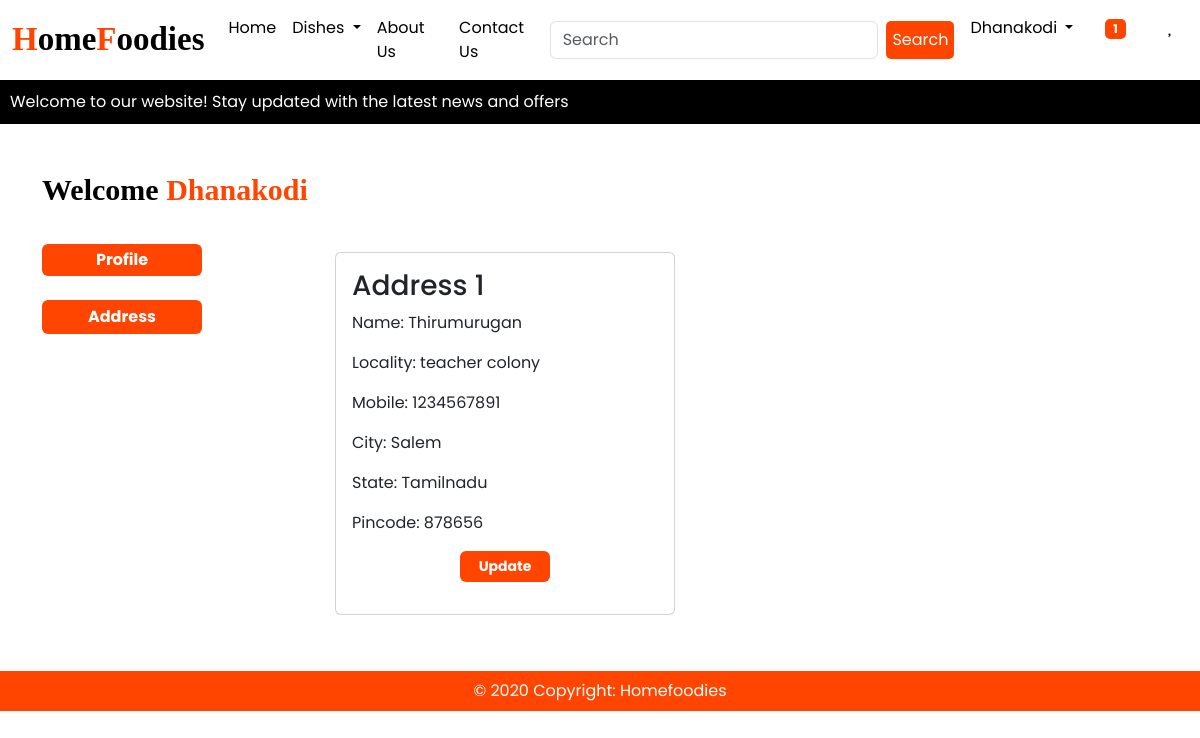
The page /address/ (signed in) on the database its author committed.
### Receipeapp/models.py (models this page shows, shortened)
class Customer (models.Model):
    user = models.ForeignKey(User,on_delete=models.CASCADE)
    name = models.CharField(max_length=200)
    locality = models.CharField(max_length=200)
    city = models.CharField(max_length=50)
    mobile = models.IntegerField(default=0)
    zipcode = models.IntegerField()
    state = models.CharField(choices=STATE_CHOICES,max_length=100)

### Receipeapp/views.py (the view)
# urls.py: path('address/',views.address,name='address'),
@login_required
def address(request):
    add = Customer.objects.filter(user=request.user)
    totalitem = 0
    if request.user.is_authenticated:
        totalitem = len(Cart.objects.filter(user=request.user))
    return render(request,'app/address.html',locals())

### Receipeapp/templates/app/address.html (shortened to what this page needs)
{% extends 'app/base.html' %}
{% load static %}
{% block main-content %}
<div class="container my-5">
    <div class="row">
        <h3 style="font-family: Georgia; color: black; font-weight: bold; font-size: 30px;">Welcome <span class="text-capitalize" style="font-family: Georgia; color: orangered; font-weight: bold; font-size: 30px;">{{request.user}}</span></h3>
        <br> <br> <br>
        <div class="col-sm-2">
            <ul class="list-unstyled">
                <li class="d-grid"><a href="{% url 'profile' %}" class="btn btn-primary" style="font-size: 16px;background-color: orangered;color: white;font-weight: bold; border: none;outline: none;padding: 4px; width: 160px;">Profile</a></li>
                <br>
                <li class="d-grid"><a href="{% url 'address' %}" class="btn"style="font-size: 16px;background-color: orangered;color: white;font-weight: bold; ;outline: none;padding: 4px; width: 160px;" >Address</a></li>
            </ul>
        </div>
        <div class="col-sm-8 offset-sm-1">
            <div class="row">
              {% for ad in add %}
              <div class="col-sm-6">
                <div class="card m-2">
                  <div class="card-body">
                    <h3>Address {{ forloop.counter }}</h3>
                    <p>Name: {{ ad.name }}</p>
                    <p>Locality: {{ ad.locality }}</p>
                    <p>Mobile: {{ ad.mobile }}</p>
                    <p>City: {{ ad.city }}</p>
                    <p>State: {{ ad.state }}</p>
                    <p>Pincode: {{ ad.zipcode }}</p>
                    <p class="text-center"><a href="{%url 'updateAddress' pk=ad.id %}" type="button" class="btn" style="background-color: orangered;outline: none;padding: 5px; font-size: 14px; width: 90px; font-weight: bold; border: none; color: white;">Update</a></p>
                  </div>
                </div>
              </div>
              {% endfor %}
            </div>
          </div>
    </div>
</div>
{% endblock main-content %}

### Receipeapp/templates/app/base.html (shortened to what this page needs)
<!DOCTYPE html>
{% load static %}
<html lang="en">
<head>
    <link href="https://cdn.jsdelivr.net/npm/bootstrap@5.3.3/dist/css/bootstrap.min.css" rel="stylesheet">
    <link rel="stylesheet" href="{% static 'app/css/owl.carousel.min.css' %}"/>
    <link rel="stylesheet" href="{% static 'app/css/all.min.css' %}"/>
    <link rel="stylesheet" href="{% static 'app/css/receipe.css' %}"/>
</head>
<body>
    <nav class="navbar navbar-expand-lg">
        <div class="container-fluid">
          <a class="navbar-brand" href="/" style="font-size: 33px; color: black;font-weight: bold; font-family: Georgia;"><span style="color:orangered;font-family: Georgia;">H</span>ome<span style="color:orangered;font-family: Georgia;">F</span>oodies</a>
          <div class="collapse navbar-collapse" id="navbarSupportedContent">
            <ul class="navbar-nav me-auto mb-2 mb-lg-0">
              {% if request.user.is_authenticated  %}
              <li class="nav-item">
                <a class="nav-link active" aria-current="page" href="/">Home</a>
              </li>
              <li class="nav-item dropdown">
                <a class="nav-link dropdown-toggle active" href="#" role="button" data-bs-toggle="dropdown" aria-expanded="false">
                  Dishes
                </a>
              </li>
              <li class="nav-item">
                <a class="nav-link active" href="{% url 'about' %}">About Us</a>
              </li>
              <li class="nav-item">
                <a class="nav-link active" href="{% url 'contact' %}">Contact Us</a>
              </li>
            </ul>
            <form class="d-flex" role="search" action="{% url 'search_products' %}" method="GET">
                <input class="form-control me-2" type="search" placeholder="Search" name="query" aria-label="Search">
                <button class="btn2" type="submit">Search</button>
            </form>
          </div>
          <ul class="navbar-nav me-auto mb-2 mb-lg-0">
              <li class="nav-item dropdown mx-2">
                <a class="nav-link dropdown-toggle active" href="#" role="button" data-bs-toggle="dropdown" aria-expanded="false">
                  {{request.user}}
                </a>
              </li>
              <li class="nav-item mx-2">
                <a class="nav-link active" href="{% url 'showcart' %}"><span class="badge" style="background-color: orangered;color: white;outline: none; border: none; border-radius: 5px; font-weight: bold;">{% if totalitem > 0 %} {{totalitem}} {% endif %}</span>  <i class="fa fa-shopping-cart"></i></a>
              </li>
            <li class="nav-item mx-2">
              <a class="nav-link active" href="{% url 'wishlist_view' %}"><i class="fa fa-heart"></i></a>
            </li>
            {% endif %}
          </ul>
        </div>
  </nav>
  <div class="marquee-container">
    <div class="marquee-content">
      Welcome to our website! Stay updated with the latest news and offers
    </div>
  </div>
{% block main-content %}{% endblock main-content %}
<footer class="container-fluid footer text-center p-2 mt-5">
    © 2020 Copyright: Homefoodies
</footer>
</body>
</html>

### Receipeapp/static/app/css/receipe.css (style rules this page uses)
* { font-family: "Poppins", serif; box-sizing: border-box; }
body { overflow-x: hidden; }
.nav-link { font-size: 16px; }
.btn2 { color:white !important; background-color:orangered; outline: none; border: none; border-radius:5px; }
.footer { background-color: orangered; color: white; }
.marquee-container { background-color: black; color: white; padding: 10px; overflow: hidden; position: relative; width: 100%; }
.marquee-content { white-space: nowrap; animation: scroll 45s linear infinite; font-size: 16px; }

### rows shown on the page
Customer: name "Thirumurugan", locality "teacher colony", mobile "1234567891", city "Salem", state "Tamilnadu", zipcode "878656"

### other values the page prints
{{ request.user }} "Dhanakodi"
{{ totalitem }} "1"
